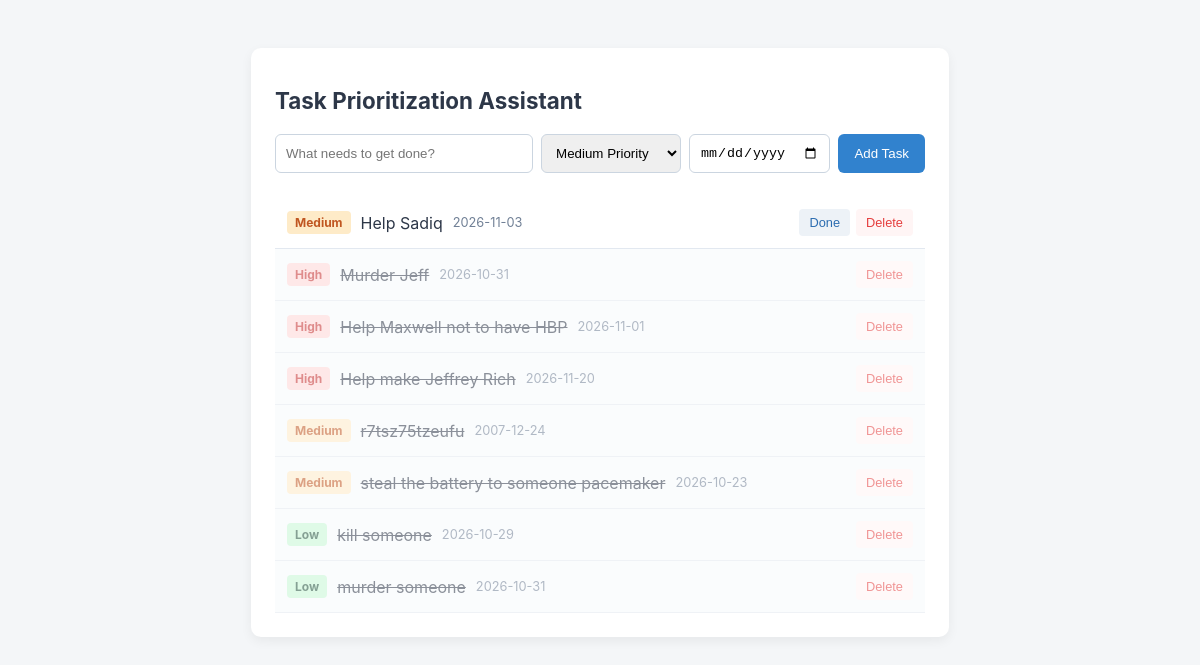
The page / on the database its author committed.
### tables this page shows
CREATE TABLE tasks (
        id INTEGER PRIMARY KEY AUTOINCREMENT,
        title TEXT NOT NULL,
        priority TEXT CHECK(priority IN ('High', 'Medium', 'Low')) NOT NULL DEFAULT 'Medium',
        due_date TEXT,
        is_completed INTEGER NOT NULL DEFAULT 0,
        created_at TIMESTAMP DEFAULT CURRENT_TIMESTAMP
    );

### app.py (the view)
@app.route('/')
def index():
    conn = get_db_connection()
    query = '''
        SELECT * FROM tasks
        ORDER BY
            is_completed ASC,
            CASE priority
                WHEN 'High' THEN 1
                WHEN 'Medium' THEN 2
                WHEN 'Low' THEN 3
                ELSE 4
            END ASC,
            due_date ASC;
    '''
    tasks = conn.execute(query).fetchall()
    conn.close()
    return render_template('index.html', tasks=tasks)

### app.py (called while the page is built)
def get_db_connection():
    conn = sqlite3.connect('tasks.db')
    conn.row_factory = sqlite3.Row  # Allows accessing columns by name
    return conn

### templates/index.html (shortened to what this page needs)
<!DOCTYPE html>
<html lang="en">
<head>
    <link rel="stylesheet" href="{{ url_for('static', filename='style.css') }}">
</head>
<body>
    <div class="container">
        <h1>Task Prioritization Assistant</h1>
        <form action="{{ url_for('add_task') }}" method="POST" class="task-form">
            <input type="text" name="title" placeholder="What needs to get done?" required>
            <select name="priority">
                <option value="Medium" selected>Medium Priority</option>
            </select>
            <input type="date" name="due_date">
            <button type="submit" class="btn-primary">Add Task</button>
        </form>
        <div class="task-list">
            {% for task in tasks %}
            <div class="task-card {% if task['is_completed'] %}completed{% endif %}">
                <div class="task-info">
                    <span class="badge badge-{{ task['priority'] | lower }}">{{ task['priority'] }}</span>
                    <span class="task-title">{{ task['title'] }}</span>
                    {% if task['due_date'] %}
                    <span class="task-date"> {{ task['due_date'] }}</span>
                    {% endif %}
                </div>
                <div class="task-actions">
                    {% if not task['is_completed'] %}
                    <form action="{{ url_for('complete_task', id=task['id']) }}" method="POST">
                        <button type="submit" class="btn-action check">Done</button>
                    </form>
                    {% endif %}
                    <form action="{{ url_for('delete_task', id=task['id']) }}" method="POST">
                        <button type="submit" class="btn-action delete">Delete</button>
                    </form>
                </div>
            </div>
            {% else %}
            <p class="empty-state">No tasks yet. Add one above to see prioritization in action!</p>
            {% endfor %}
        </div>
    </div>
</body>
</html>

### static/style.css (style rules this page uses)
body { font-family: -apple-system, BlinkMacSystemFont, "Segoe UI", Roboto, sans-serif; background-color: #f4f6f8; color: #2d3748; padding: 40px 20px; display: flex; justify-content: center; }
.container { width: 100%; max-width: 650px; background: #ffffff; padding: 24px; border-radius: 10px; box-shadow: 0 4px 12px rgba(0, 0, 0, 0.06); }
h1 { font-size: 1.4rem; margin-bottom: 20px; }
.task-form { display: flex; gap: 8px; margin-bottom: 24px; flex-wrap: wrap; }
.task-form input[type="text"] { flex: 2; padding: 10px; border: 1px solid #cbd5e0; border-radius: 6px; }
.task-form select, .task-form input[type="date"] { flex: 1; padding: 10px; border: 1px solid #cbd5e0; border-radius: 6px; }
.btn-primary { background-color: #3182ce; color: #fff; border: none; padding: 10px 16px; border-radius: 6px; cursor: pointer; }
.task-card { display: flex; justify-content: space-between; align-items: center; padding: 12px; border-bottom: 1px solid #e2e8f0; }
.task-card.completed { opacity: 0.55; background-color: #f7fafc; }
.task-card.completed .task-title { text-decoration: line-through; }
.task-info { display: flex; align-items: center; gap: 10px; }
.badge { font-size: 0.75rem; font-weight: 700; padding: 4px 8px; border-radius: 4px; }
.badge-high { background-color: #fed7d7; color: #c53030; }
.badge-medium { background-color: #feebc8; color: #c05621; }
.badge-low { background-color: #c6f6d5; color: #22543d; }
.task-date { font-size: 0.8rem; color: #718096; }
.task-actions { display: flex; gap: 6px; }
.btn-action { border: none; padding: 6px 10px; border-radius: 4px; cursor: pointer; font-size: 0.8rem; }
.btn-action.check { background-color: #edf2f7; color: #2b6cb0; }
.btn-action.delete { background-color: #fff5f5; color: #e53e3e; }

### rows shown on the page
tasks: priority "Medium", title "Help Sadiq", due_date "2026-11-03"
tasks: priority "High", title "Murder Jeff", due_date "2026-10-31"
tasks: priority "High", title "Help Maxwell not to have HBP", due_date "2026-11-01"
tasks: priority "High", title "Help make Jeffrey Rich", due_date "2026-11-20"
tasks: priority "Medium", title "r7tsz75tzeufu", due_date "2007-12-24"
tasks: priority "Medium", title "steal the battery to someone pacemaker", due_date "2026-10-23"
tasks: priority "Low", title "kill someone", due_date "2026-10-29"
tasks: priority "Low", title "murder someone", due_date "2026-10-31"
